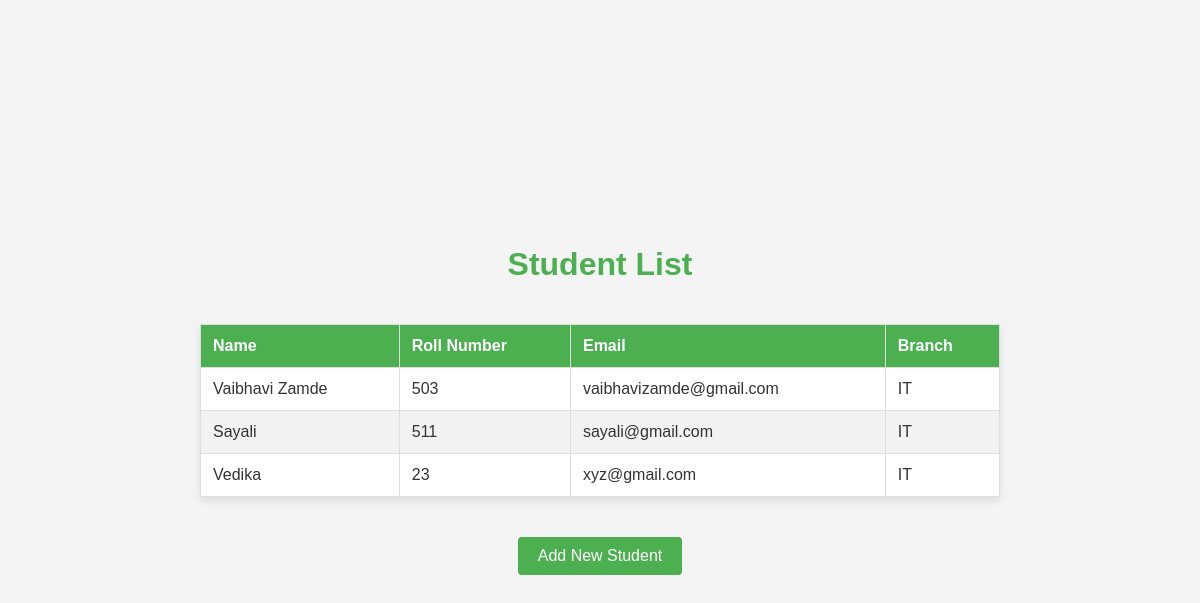
The page /students/ on the database its author committed.
### SGGS/models.py (models this page shows, shortened)
class Student(models.Model):
    name = models.CharField(max_length=100)
    roll_number = models.CharField(max_length=15, unique=True)
    branch = models.ForeignKey(Branch, related_name='students', on_delete=models.CASCADE)
    subjects = models.ManyToManyField(Subject, related_name='students')
    year_of_enrollment = models.PositiveIntegerField()
    gender = models.CharField(max_length=10, choices=[('Male', 'Male'), ('Female', 'Female'), ('Other', 'Other')])
    email = models.EmailField(unique=True)

class Branch(models.Model):
    name = models.CharField(max_length=100)
    code = models.CharField(max_length=10, unique=True)

### sggs_college/views.py (the view)
# urls.py: path('students/', views.student_list, name='student_list'),
def student_list(request):
    students = Student.objects.all()
    return render(request, 'SGGS/student_list.html', {'students': students})

### SGGS/templates/SGGS/student_list.html (shortened to what this page needs)
<!DOCTYPE html>
<html lang="en">
<head>
</head>
<body>
    <h1>Student List</h1>
    <table>
        <thead>
            <tr>
                <th>Name</th>
                <th>Roll Number</th>
                <th>Email</th>
                <th>Branch</th>
            </tr>
        </thead>
        <tbody>
            {% for student in students %}
            <tr>
                <td>{{ student.name }}</td>
                <td>{{ student.roll_number }}</td>
                <td>{{ student.email }}</td>
                <td>{{ student.branch.name }}</td>
            </tr>
            {% endfor %}
        </tbody>
    </table>
    <a href="{% url 'add_student' %}">Add New Student</a>
</body>
</html>

### SGGS/templates/SGGS/student_list.html (style rules this page uses)
body { font-family: Arial, sans-serif; background-color: #f4f4f4; color: #333; display: flex; justify-content: center; align-items: center; flex-direction: column; height: 100vh; margin: 0; }
h1 { color: #4CAF50; text-align: center; }
table { width: 80%; max-width: 800px; margin: 20px 0; border-collapse: collapse; background-color: #fff; box-shadow: 0 4px 8px rgba(0, 0, 0, 0.1); }
th, td { padding: 12px; text-align: left; border: 1px solid #ddd; }
th { background-color: #4CAF50; color: white; }
tr:nth-child(even) { background-color: #f2f2f2; }
a { display: inline-block; text-align: center; padding: 10px 20px; text-decoration: none; background-color: #4CAF50; color: white; border-radius: 4px; font-size: 16px; margin-top: 20px; }

### rows shown on the page
Student: name "Vaibhavi Zamde", roll_number "503", email "vaibhavizamde@gmail.com", branch.name "IT"
Student: name "Sayali", roll_number "511", email "sayali@gmail.com", branch.name "IT"
Student: name "Vedika", roll_number "23", email "xyz@gmail.com", branch.name "IT"
